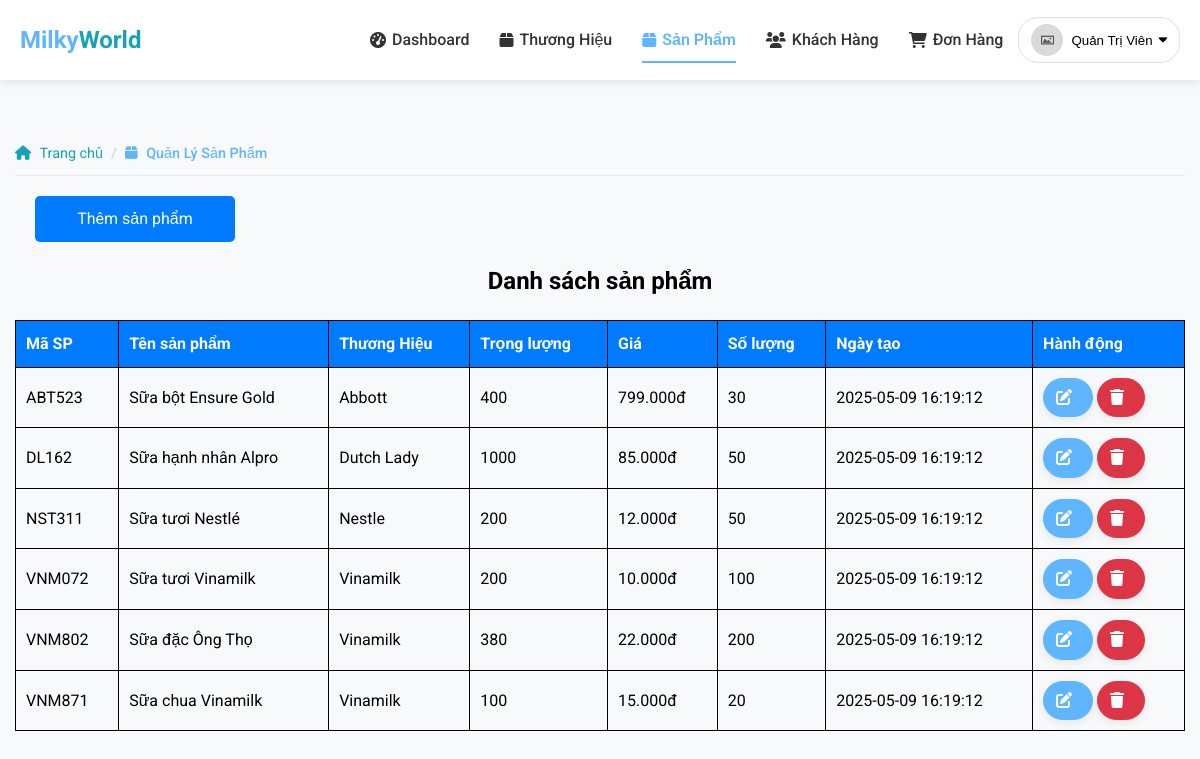
Page /admin/products/index.php (signed in) on the committed database.
### tables this page shows
CREATE TABLE IF NOT EXISTS SanPham (
    MaSP varchar(10) NOT NULL,
    MaDM varchar(10) NOT NULL,
    MaTH varchar(10) NOT NULL,
    TenSP varchar(255) NOT NULL,
    MoTa text,
    Gia decimal(10,2) NOT NULL,
    TrongLuong int,
    DonVi enum('g', 'ml') DEFAULT 'g',
    HinhAnh varchar(255),
    SoLuong int(11) NOT NULL DEFAULT 0,
    TrangThai enum('con_hang', 'het_hang') NOT NULL DEFAULT 'con_hang',
    NgayTao datetime DEFAULT CURRENT_TIMESTAMP,
    NgayCapNhat datetime DEFAULT CURRENT_TIMESTAMP ON UPDATE CURRENT_TIMESTAMP,
    PRIMARY KEY (MaSP),
    FOREIGN KEY (MaDM) REFERENCES DanhMuc(MaDM) ON DELETE CASCADE,
    FOREIGN KEY (MaTH) REFERENCES ThuongHieu(MaTH) ON DELETE CASCADE
);

CREATE TABLE IF NOT EXISTS ThuongHieu (
    MaTH varchar(10) NOT NULL,
    TenTH varchar(255) NOT NULL,
    HinhAnh varchar(255),
    MoTa text,
    NgayTao datetime DEFAULT CURRENT_TIMESTAMP,
    NgayCapNhat datetime DEFAULT CURRENT_TIMESTAMP ON UPDATE CURRENT_TIMESTAMP,
    PRIMARY KEY (MaTH)
);

### includes/session.php (called while the page is built, shortened)
<?php
function isLoggedIn()
{
    return isset($_SESSION['user']);
}
function getCurrentUser()
{
    return isset($_SESSION['user']) ? $_SESSION['user'] : null;
}

### admin/products/index.php (the view, shortened to what this page needs)
<?php
require_once("../../layouts/admin/header.php");
$spSQL = "SELECT sp.*, th.TenTH FROM SanPham sp JOIN ThuongHieu th ON sp.MaTH = th.MaTH";
$kq = mysqli_query($conn, $spSQL);
?>
<div class="container">
    <div class="breadcrumb-container fade-in" style="animation-delay: 0.1s;">
        <ul class="breadcrumb">
            <li><a href="index.php"><i class="fas fa-home"></i> Trang chủ</a></li>
            <li class="active">
                <span><i class="fas fa-box"></i> Quản Lý Sản Phẩm</span>
            </li>
        </ul>
        <div class="main">
            <a href="add.php" class="btnThem" style="text-align: center;">Thêm sản phẩm</a>
        </div>
        <h2 style="text-align: center;">Danh sách sản phẩm</h2>
        <table border="1px">
            <tr>
                <th>Mã SP</th>
                <th>Tên sản phẩm</th>
                <th>Thương Hiệu</th>
                <th>Trọng lượng</th>
                <th>Giá</th>
                <th>Số lượng</th>
                <th>Ngày tạo</th>
                <th>Hành động</th>
            </tr>
            <?php
            while ($row = mysqli_fetch_assoc($kq)) {
            ?>
                <tr>
                    <td><?php echo $row['MaSP']; ?></td>
                    <td><?php echo $row['TenSP']; ?></td>
                    <td><?php echo $row['TenTH']; ?></td>
                    <td><?php echo $row['TrongLuong']; ?></td>
                    <td><?php echo number_format($row['Gia'], 0, ',', '.'); ?>đ</td>
                    <td><?php echo $row['SoLuong']; ?></td>
                    <td><?php echo $row['NgayTao']; ?></td>
                    <td>
                        <a class="btn btn-primary" href="edit.php?id=<?php echo $row['MaSP']; ?>"><i class="fas fa-edit"></i></a>
                        <a class="btn btn-danger" href="delete.php?id=<?php echo $row['MaSP']; ?>" onclick="return confirm('Bạn có chắc chắn muốn xóa sản phẩm này?')"><i class="fas fa-trash"></i></a>
                    </td>
                </tr>
            <?php
            }
            ?>
        </table>
    </div>
</div>

### layouts/admin/header.php (shortened to what this page needs)
<?php
require_once(__DIR__ . '/../../includes/session.php');
$current_full_path = $_SERVER['PHP_SELF'];
?>
<!DOCTYPE html>
<html lang="vi">
<head>
    <link href="https://cdnjs.cloudflare.com/ajax/libs/font-awesome/6.0.0/css/all.min.css" rel="stylesheet">
    <link href="/assets/css/main.css" rel="stylesheet">
    <link href="/assets/css/admin.css" rel="stylesheet">
    <link href="/assets/css/layouts.css" rel="stylesheet">
</head>
<body>
    <header class="site-header">
        <div class="header-container">
            <a href="/admin" class="logo">
                <span class="logo-primary">Milky</span><span class="logo-secondary">World</span>
            </a>
            <nav class="main-nav" id="mainNav">
                <ul class="nav-list">
                    <?php
                    $pages = [
                        'index.php' => ['name' => 'Dashboard', 'icon' => 'fa-tachometer-alt', 'pattern' => '/admin/index.php', 'href' => '/admin/index.php'],
                        'brands.php' => ['name' => 'Thương Hiệu', 'icon' => 'fa-box', 'pattern' => '/admin/brands', 'href' => '/admin/brands/index.php'],
                        'products.php' => ['name' => 'Sản Phẩm', 'icon' => 'fa-box', 'pattern' => '/admin/products', 'href' => '/admin/products/index.php'],
                        'customers.php' => ['name' => 'Khách Hàng', 'icon' => 'fa-users', 'pattern' => '/admin/customers', 'href' => '/admin/customers/index.php'],
                        'orders.php' => ['name' => 'Đơn Hàng', 'icon' => 'fa-shopping-cart', 'pattern' => '/admin/orders', 'href' => '/admin/orders/index.php']
                    ];
                    foreach ($pages as $page => $data) {
                        $active = (strpos($current_full_path, $data['pattern']) !== false) ? 'active' : '';
                        echo '<li class="nav-item">';
                        echo '<a class="nav-link ' . $active . '" href="' . $data['href'] . '">';
                        echo '<i class="fas ' . $data['icon'] . '"></i> ' . $data['name'];
                        echo '</a></li>';
                    }
                    ?>
                </ul>
                <div class="header-actions">
                    <div class="user-actions">
                        <?php if (isLoggedIn()): ?>
                            <div class="user-dropdown">
                                <button class="user-dropdown-btn" id="userDropdown">
                                    <?php
                                    $user = getCurrentUser();
                                    $avatar = !empty($user['Avatar']) ? '/assets/images/avatars/' . $user['Avatar'] : '/assets/images/default-image.jpg';
                                    ?>
                                    <img src="<?php echo $avatar; ?>" alt="Avatar" class="user-avatar">
                                    <span class="username"><?php echo $user['TenKH']; ?></span>
                                    <i class="fas fa-caret-down"></i>
                                </button>
                            </div>
                        <?php endif; ?>
                    </div>
                </div>
            </nav>
        </div>
    </header>
    <main class="admin-main-content">

### assets/css/main.css (style rules this page uses)
:root { --primary-color: #60B5FF; --secondary-color: #6c757d; --accent-color: #17a2b8; --light-color: #f8f9fa; --dark-color: #343a40; --success-color: #28a745; --danger-color: #dc3545; --warning-color: #ffc107; --info-color: #17a2b8; --header-bg: #ffffff; --header-text: #333; --header-hover: #60B5FF; --footer-bg: #493D9E; --dropdown-hover: #f1f5ff; --container-padding: 15px; --section-spacing: 60px 0; --card-padding: 20px; --item-margin: 30px; --border-radius-sm: 8px; --border-radius-md: 12px; --border-radius-lg: 50px; --shadow-sm: 0 3px 10px rgba(0, 0, 0, 0.08); --shadow-md: 0 5px 15px rgba(0, 0, 0, 0.08); --shadow-lg: 0 15px 30px rgba(0, 0, 0, 0.1); }
* { box-sizing: border-box; margin: 0; padding: 0; }
body { min-height: 100vh; display: flex; flex-direction: column; font-family: 'Roboto', sans-serif; background-color: #f8f9fa; line-height: 1.6; }
main { flex: 1; padding: 2rem 0; }
.container { width: 100%; max-width: 1200px; padding-right: var(--container-padding); padding-left: var(--container-padding); margin-right: auto; margin-left: auto; }
h1, h2, h3, h4, h5, h6 { font-weight: 700; margin-bottom: 1rem; }
.btn { display: inline-block; font-weight: 500; text-align: center; text-decoration: none; vertical-align: middle; cursor: pointer; border: 1px solid transparent; padding:.375rem .75rem; font-size: 1rem; border-radius: 50px; transition: all 0.3s ease; box-shadow: var(--shadow-sm); }
.btn-danger { background-color: var(--danger-color); color: white; border-color: var(--danger-color); }
.btn-primary { background-color: var(--primary-color); color: white; border-color: var(--primary-color); }
.btn i { margin-right: 8px; }
.fade-in { opacity: 0; animation: fadeIn 0.6s ease forwards; }
.breadcrumb-container { margin-top: 20px; }
.breadcrumb { display: flex; list-style: none; padding: 10px 0; flex-wrap: wrap; border-bottom: 1px solid #e9ecef; }
.breadcrumb li { font-size: 0.9rem; color: var(--secondary-color); }
.breadcrumb li:not(:last-child):after { content: '/'; margin: 0 8px; color: #ccc; }
.breadcrumb a { color: var(--secondary-color); text-decoration: none; transition: color 0.3s ease; }
.breadcrumb i { margin-right: 5px; }
.breadcrumb .active { color: var(--primary-color); font-weight: 500; }

### assets/css/admin.css (style rules this page uses)
.btnThem { margin: 20px; padding: 10px 20px; font-size: 16px; background-color: #007bff; color: white; border: none; border-radius: 5px; text-decoration: none; display:block; width:200px; }
table { width: 100%; border-collapse: collapse; margin: 20px 0; }
table th { background-color: #007bff; color: #fff; }
table th, table td { padding: 10px; text-align: left; border: 1px solid black; }

### rows in the picture
sanpham: MaSP "ABT523", TenSP "Sữa bột Ensure Gold", MaTH.TenTH "Abbott", TrongLuong "400", Gia "799.000", SoLuong "30", NgayTao "2025-05-09 16:19:12"
sanpham: MaSP "DL162", TenSP "Sữa hạnh nhân Alpro", MaTH.TenTH "Dutch Lady", TrongLuong "1000", Gia "85.000", SoLuong "50", NgayTao "2025-05-09 16:19:12"
sanpham: MaSP "NST311", TenSP "Sữa tươi Nestlé", MaTH.TenTH "Nestle", TrongLuong "200", Gia "12.000", SoLuong "50", NgayTao "2025-05-09 16:19:12"
sanpham: MaSP "VNM072", TenSP "Sữa tươi Vinamilk", MaTH.TenTH "Vinamilk", TrongLuong "200", Gia "10.000", SoLuong "100", NgayTao "2025-05-09 16:19:12"
sanpham: MaSP "VNM802", TenSP "Sữa đặc Ông Thọ", MaTH.TenTH "Vinamilk", TrongLuong "380", Gia "22.000", SoLuong "200", NgayTao "2025-05-09 16:19:12"
sanpham: MaSP "VNM871", TenSP "Sữa chua Vinamilk", MaTH.TenTH "Vinamilk", TrongLuong "100", Gia "15.000", SoLuong "20", NgayTao "2025-05-09 16:19:12"

### other values in the picture
$data['name'] "Dashboard"
$data['name'] "Thương Hiệu"
$data['name'] "Sản Phẩm"
$data['name'] "Khách Hàng"
$data['name'] "Đơn Hàng"
$user['TenKH'] "Quản Trị Viên"
